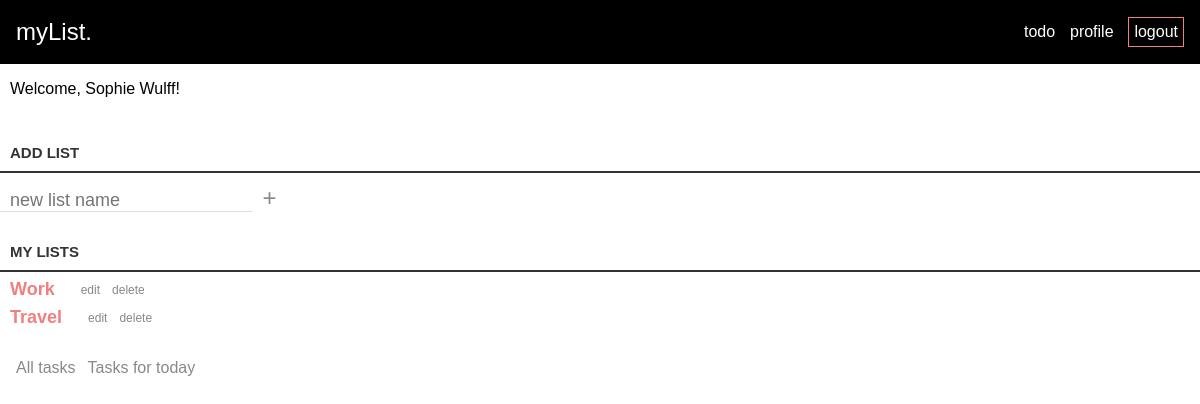
The page /loggedin.php (signed in) on the database as committed earlier.
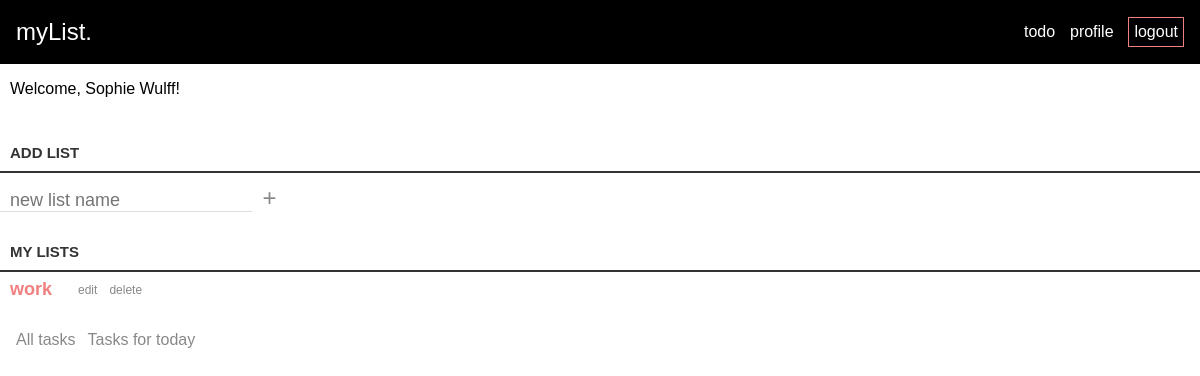
The same page on the database as committed later.
### tables this page shows
CREATE TABLE lists (
id INTEGER PRIMARY KEY AUTOINCREMENT,
title VARCHAR,
created_at DATETIME DEFAULT CURRENT_TIMESTAMP,
user_id INTEGER,
FOREIGN KEY(user_id) REFERENCES users(id)
);

### app/functions.php (called while the page is built, shortened)
<?php
function get_lists(object $database)
{
    $user_id = $_SESSION['user']['id'];
    $statement = $database->prepare("SELECT * FROM lists WHERE user_id = :id");
    $statement->bindParam(':id', $user_id, PDO::PARAM_INT);
    $statement->execute();
    $lists = $statement->fetchAll(PDO::FETCH_ASSOC);
    return $lists;
}

### loggedin.php (the view, shortened to what this page needs)
<?php
require __DIR__ . '/app/autoload.php';
require __DIR__ . '/views/header.php';
?>
<?php if (isset($_SESSION['user'])) : ?>
    <p class="welcome-user">Welcome, <?= $_SESSION['user']['name']; ?>!</p>
    <form class="new-list-form" action="/app/lists/create.php" method="post">
        <label for="title">Add list</label>
        <div>
            <input id="title" name="title" type="text" class="new-list" placeholder="new list name" aria-label="new list name" />
            <button class="loggedin-btn-plus">+</button>
        </div>
    </form>
<?php
endif; ?>
<?php
$lists = get_lists($database);
if (!empty($lists)) : ?>
    <div class="loggedin-container">
        <h3>My Lists</h2>
            <div class="list-container">
                <ul>
                    <?php
                    foreach ($lists as $list) : ?>
                        <?php
                        $title = $list['title'];
                        $id = $list['id'];
                        ?>
                        <li>
                            <a class="list-link" href="loggedin.php?id=<?= $id; ?>&title=<?= $title; ?>"><?php echo $title ?></a>
                            <div class="edit-delete-buttons">
                                <form action="/edit-list.php?id=<?= $id; ?> &title= <?= $title; ?>" method="post">
                                    <button class="loggedin-btn">edit</button>
                                </form>
                                <form action="/app/lists/delete.php" method="post">
                                    <button class="loggedin-btn">delete</button>
                                </form>
                            </div>
                        </li>
                    <?php endforeach ?>
                </ul>
            </div>
        <?php endif; ?>
        <div class="show-stuff">
            <form action="/all-tasks.php" method="post">
                <button name="all-tasks" type="submit" class="loggedin-btn">All tasks</button>
            </form>
            <form action="/tasks-today.php" method="post">
                <button name="tasks-for-today" type="submit" class="loggedin-btn">Tasks for today</button>
            </form>
        </div>
    </div>
    <?php require __DIR__ . '/views/footer.php'; ?>

### views/header.php (shortened to what this page needs)
<!DOCTYPE html>
<html lang="en">
<head>
    <link rel="stylesheet" href="assets/styles/style.css">
    <link rel="stylesheet" href="assets/styles/header.css">
    <link rel="stylesheet" href="assets/styles/footer.css">
    <link rel="stylesheet" href="assets/styles/signup.css">
    <link rel="stylesheet" href="assets/styles/profile.css">
    <link rel="stylesheet" href="assets/styles/loggedin.css">
    <link rel="stylesheet" href="assets/styles/edit-task.css">
    <link rel="stylesheet" href="assets/styles/media.css">
</head>
<body>
    <header>
        <?php if (isset($_SESSION['user'])) { ?>
            <div class="logo"><a href="/">myList.</a></div>
            <div class="nav-buttons">
                <a href="/loggedin.php">todo</a>
                <a href="profile.php">profile</a>
                <a href="/app/users/logout.php">logout</a>
            </div>
        <?php } ?>
    </header>

### views/footer.php (shortened to what this page needs)
</body>
</html>

### assets/styles/style.css (style rules this page uses)
* { box-sizing: border-box; }
body { margin: 0; padding: 0; font-family: sans-serif; }

### assets/styles/header.css (style rules this page uses)
header { display: flex; justify-content: space-between; align-items: center; padding-right: 1rem; padding-left: 1rem; }
header { background-color: black; height: 4rem; font-family: sans-serif; }
.nav-buttons { width: 10rem; display: flex; justify-content: space-between; align-items: center; }
.nav-buttons a:last-child { border: 1px solid lightcoral; padding: 5px; }
.logo { font-size: 24px; }
header a { text-decoration: none; color: white; }

### assets/styles/loggedin.css (style rules this page uses)
.welcome-user { margin-left: 10px; font-family: sans-serif; }
.list-link { text-decoration: none; color: lightcoral; }
.list-container li { display: flex; align-items: flex-end; gap: 20px; font-size: 24px; margin: 0px 10px; }
.list-container .edit-delete-buttons { padding-bottom: 0; }
.new-list-form { display: flex; flex-direction: column; gap: 10px; }
.loggedin-btn-plus { background: none; border: 0; color: #888; font-size: 24px; margin: 0; font-family: sans-serif; cursor: pointer; padding: 0x; }
.edit-delete-buttons { padding-right: 40px; padding-bottom: 5px; }
.edit-delete-buttons button { font-size: 12px; }
.list-container a { text-decoration: none; font-size: 18px; font-weight: 600; }
.edit-delete-buttons { display: flex; }
.list-container ul, .task-container ul { margin: 0; padding: 0; }
.loggedin-btn { background: none; border: 0; color: #888; font-size: 16px; font-family: sans-serif; cursor: pointer; }
.loggedin-container h3 { color: #333; font-weight: 700; font-size: 15px; border-bottom: 2px solid #333; padding: 30px 10px 10px; margin: 0; text-transform: uppercase; }
input[type='text'] { margin: 0; font-size: 18px; line-height: 18px; height: 18px; padding: 10px; border: none; border-bottom: 1px solid #ddd; background: #fff; font-family: sans-serif; color: #888; }
label[for='title'] { color: #333; font-weight: 700; font-size: 15px; border-bottom: 2px solid #333; padding: 30px 0 10px; margin: 0; text-transform: uppercase; width: 100%; padding-left: 10px; }
.show-stuff { margin: 10px; padding-top: 20px; display: flex; }

Rows that differ between the two databases and show on the page:
removed lists: title "Work"
removed lists: title "Travel"
added lists: title "work"
